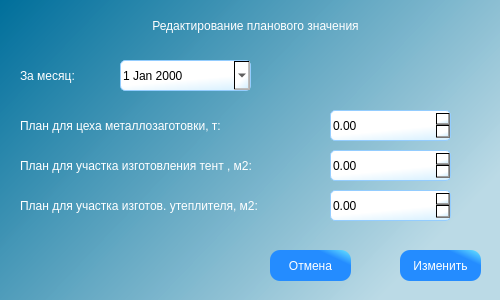
<?xml version="1.0" encoding="UTF-8"?>
<ui version="4.0">
 <class>add_prod_wind</class>
 <widget class="QDialog" name="add_prod_wind">
  <property name="geometry">
   <rect>
    <x>0</x>
    <y>0</y>
    <width>500</width>
    <height>300</height>
   </rect>
  </property>
  <property name="minimumSize">
   <size>
    <width>500</width>
    <height>300</height>
   </size>
  </property>
  <property name="maximumSize">
   <size>
    <width>500</width>
    <height>300</height>
   </size>
  </property>
  <property name="windowTitle">
   <string>Редактирование планового значения</string>
  </property>
  <property name="windowIcon">
   <iconset resource="../../images/images_store.qrc">
    <normaloff>:/table/tables/add_db.png</normaloff>:/table/tables/add_db.png</iconset>
  </property>
  <property name="styleSheet">
   <string notr="true">QDialog{
     background:qlineargradient(spread:pad, x1:0, y1:0, x2:1, y2:0.574, stop:0 rgba(0, 111, 155, 255), stop:1 rgba(187, 218, 230, 248));
}</string>
  </property>
  <widget class="QPushButton" name="cnsl_btn">
   <property name="geometry">
    <rect>
     <x>270</x>
     <y>250</y>
     <width>81</width>
     <height>31</height>
    </rect>
   </property>
   <property name="styleSheet">
    <string notr="true">QPushButton{
     background-color: qlineargradient(spread:pad, x1:0.75, y1:0.204545, x2:1, y2:0, stop:0 rgba(36, 140, 255, 255), stop:1 rgba(106, 232, 255, 255));
     border-style: outset;
     border-radius: 10px;
     font: 10pt &quot;Times New Roman&quot;;
	 color:white;
 }

QPushButton:hover{
     background-color:qlineargradient(spread:reflect, x1:0, y1:0.261, x2:0.989, y2:0, stop:0.267045 rgba(255, 0, 0, 255), stop:1 rgba(255, 255, 255, 255));
     border-style: inset;
     font: 12pt &quot;Times New Roman&quot;;
	 color:black;
 }</string>
   </property>
   <property name="text">
    <string>Отмена</string>
   </property>
   <property name="autoDefault">
    <bool>false</bool>
   </property>
  </widget>
  <widget class="QLabel" name="label_main">
   <property name="geometry">
    <rect>
     <x>20</x>
     <y>60</y>
     <width>161</width>
     <height>31</height>
    </rect>
   </property>
   <property name="styleSheet">
    <string notr="true">font: 75 16pt &quot;Times New Roman&quot;;
color:white;</string>
   </property>
   <property name="text">
    <string>За месяц:</string>
   </property>
   <property name="alignment">
    <set>Qt::AlignLeading|Qt::AlignLeft|Qt::AlignVCenter</set>
   </property>
  </widget>
  <widget class="QPushButton" name="change_btn">
   <property name="geometry">
    <rect>
     <x>400</x>
     <y>250</y>
     <width>81</width>
     <height>31</height>
    </rect>
   </property>
   <property name="styleSheet">
    <string notr="true">QPushButton{
     background-color: qlineargradient(spread:pad, x1:0.75, y1:0.204545, x2:1, y2:0, stop:0 rgba(36, 140, 255, 255), stop:1 rgba(106, 232, 255, 255));
     border-style: outset;
     border-radius: 10px;
     font: 10pt &quot;Times New Roman&quot;;
	 color:white;
 }

QPushButton:hover{
     background-color:qlineargradient(spread:pad, x1:0, y1:0, x2:1, y2:0, stop:0 rgba(0, 171, 0, 255), stop:1 rgba(255, 255, 255, 255));
     border-style: inset;
     font: 12pt &quot;Times New Roman&quot;;
	 color:black;
 }</string>
   </property>
   <property name="text">
    <string>Изменить</string>
   </property>
  </widget>
  <widget class="QDateEdit" name="dateEdit">
   <property name="enabled">
    <bool>false</bool>
   </property>
   <property name="geometry">
    <rect>
     <x>120</x>
     <y>60</y>
     <width>131</width>
     <height>31</height>
    </rect>
   </property>
   <property name="styleSheet">
    <string notr="true">QDateEdit{
     background-color:qlineargradient(spread:pad, x1:1, y1:1, x2:0.813, y2:0.527727, stop:0 rgba(212, 239, 255, 255), stop:1 rgba(255, 255, 255, 255));
	border : 1px solid;
	border-color:rgb(148, 205, 255);
    border-radius: 5%;
	color:black;
	font: 12pt &quot;Times New Roman&quot;;
 }</string>
   </property>
   <property name="dateTime">
    <datetime>
     <hour>0</hour>
     <minute>0</minute>
     <second>0</second>
     <year>2000</year>
     <month>1</month>
     <day>1</day>
    </datetime>
   </property>
   <property name="calendarPopup">
    <bool>true</bool>
   </property>
  </widget>
  <widget class="QDoubleSpinBox" name="kmd_SpinBox">
   <property name="geometry">
    <rect>
     <x>330</x>
     <y>110</y>
     <width>121</width>
     <height>31</height>
    </rect>
   </property>
   <property name="styleSheet">
    <string notr="true">QDoubleSpinBox{
     background-color:qlineargradient(spread:pad, x1:1, y1:1, x2:0.813, y2:0.527727, stop:0 rgba(212, 239, 255, 255), stop:1 rgba(255, 255, 255, 255));
	border : 1px solid;
	border-color:rgb(148, 205, 255);
    border-radius: 5%;
	color:black;
	font: 12pt &quot;Times New Roman&quot;;
 }</string>
   </property>
   <property name="maximum">
    <double>1000000.000000000000000</double>
   </property>
  </widget>
  <widget class="QLabel" name="label_main_4">
   <property name="geometry">
    <rect>
     <x>20</x>
     <y>110</y>
     <width>301</width>
     <height>31</height>
    </rect>
   </property>
   <property name="styleSheet">
    <string notr="true">font: 75 14pt &quot;Times New Roman&quot;;
color:white;</string>
   </property>
   <property name="text">
    <string>План для цеха металлозаготовки, т:</string>
   </property>
   <property name="alignment">
    <set>Qt::AlignLeading|Qt::AlignLeft|Qt::AlignVCenter</set>
   </property>
  </widget>
  <widget class="QDoubleSpinBox" name="tent_SpinBox">
   <property name="geometry">
    <rect>
     <x>330</x>
     <y>150</y>
     <width>121</width>
     <height>31</height>
    </rect>
   </property>
   <property name="styleSheet">
    <string notr="true">QDoubleSpinBox{
     background-color:qlineargradient(spread:pad, x1:1, y1:1, x2:0.813, y2:0.527727, stop:0 rgba(212, 239, 255, 255), stop:1 rgba(255, 255, 255, 255));
	border : 1px solid;
	border-color:rgb(148, 205, 255);
    border-radius: 5%;
	color:black;
	font: 12pt &quot;Times New Roman&quot;;
 }</string>
   </property>
   <property name="maximum">
    <double>1000000.000000000000000</double>
   </property>
  </widget>
  <widget class="QLabel" name="label_main_2">
   <property name="geometry">
    <rect>
     <x>20</x>
     <y>10</y>
     <width>471</width>
     <height>31</height>
    </rect>
   </property>
   <property name="styleSheet">
    <string notr="true">font: 75 16pt &quot;Times New Roman&quot;;
color:white;</string>
   </property>
   <property name="text">
    <string>Редактирование планового значения</string>
   </property>
   <property name="alignment">
    <set>Qt::AlignCenter</set>
   </property>
  </widget>
  <widget class="QLabel" name="label_main_6">
   <property name="geometry">
    <rect>
     <x>20</x>
     <y>190</y>
     <width>311</width>
     <height>31</height>
    </rect>
   </property>
   <property name="styleSheet">
    <string notr="true">font: 75 12pt &quot;Times New Roman&quot;;
color:white;</string>
   </property>
   <property name="text">
    <string>План для участка изготов. утеплителя, м2:</string>
   </property>
   <property name="alignment">
    <set>Qt::AlignLeading|Qt::AlignLeft|Qt::AlignVCenter</set>
   </property>
  </widget>
  <widget class="QDoubleSpinBox" name="spu_SpinBox">
   <property name="geometry">
    <rect>
     <x>330</x>
     <y>190</y>
     <width>121</width>
     <height>31</height>
    </rect>
   </property>
   <property name="styleSheet">
    <string notr="true">QDoubleSpinBox{
     background-color:qlineargradient(spread:pad, x1:1, y1:1, x2:0.813, y2:0.527727, stop:0 rgba(212, 239, 255, 255), stop:1 rgba(255, 255, 255, 255));
	border : 1px solid;
	border-color:rgb(148, 205, 255);
    border-radius: 5%;
	color:black;
	font: 12pt &quot;Times New Roman&quot;;
 }</string>
   </property>
   <property name="maximum">
    <double>1000000.000000000000000</double>
   </property>
  </widget>
  <widget class="QLabel" name="label_main_5">
   <property name="geometry">
    <rect>
     <x>20</x>
     <y>150</y>
     <width>301</width>
     <height>31</height>
    </rect>
   </property>
   <property name="styleSheet">
    <string notr="true">font: 75 12pt &quot;Times New Roman&quot;;
color:white;</string>
   </property>
   <property name="text">
    <string>План для участка изготовления тент , м2:</string>
   </property>
   <property name="alignment">
    <set>Qt::AlignLeading|Qt::AlignLeft|Qt::AlignVCenter</set>
   </property>
  </widget>
 </widget>
 <resources>
  <include location="../../images/images_store.qrc"/>
 </resources>
 <connections>
  <connection>
   <sender>cnsl_btn</sender>
   <signal>clicked()</signal>
   <receiver>add_prod_wind</receiver>
   <slot>close()</slot>
   <hints>
    <hint type="sourcelabel">
     <x>305</x>
     <y>135</y>
    </hint>
    <hint type="destinationlabel">
     <x>177</x>
     <y>84</y>
    </hint>
   </hints>
  </connection>
 </connections>
</ui>
